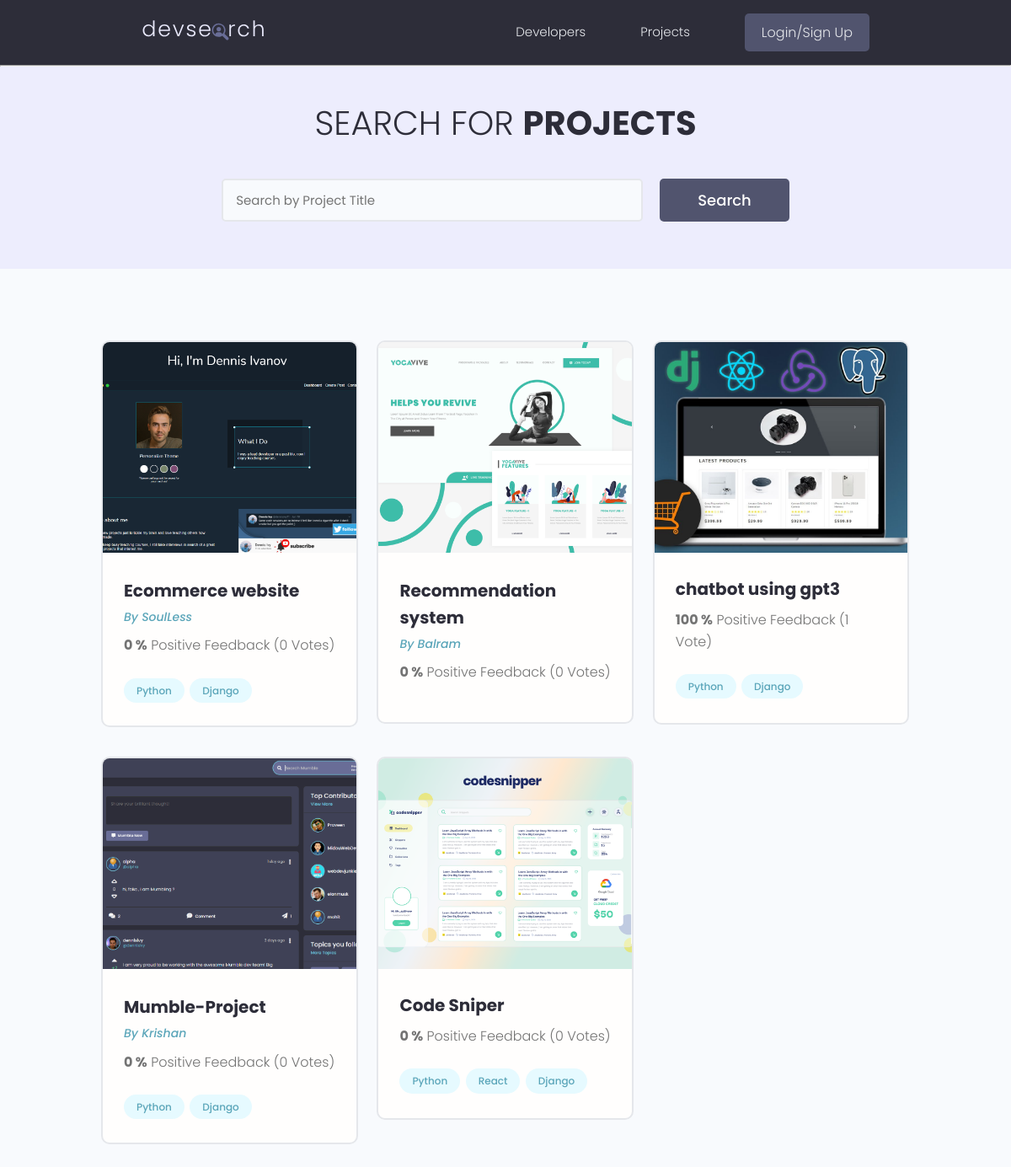
The app's page /projects/projects/ with its own data.
### projects/models.py (models this page shows, shortened)
class Project(models.Model):
    owner = models.ForeignKey(Profile, null = True, blank = True, on_delete=models.SET_NULL)
    Title = models.CharField(max_length = 200)
    Description = models.TextField(max_length = 2000, null = True, blank = True)
    demo_link = models.CharField(max_length = 2000, null = True, blank = True)
    source_link = models.CharField(max_length = 2000, null = True, blank = True)
    featured_images = models.ImageField(blank=True, null=True, default='default.jpg')
    tags = models.ManyToManyField("Tag")
    vote_ratio = models.IntegerField(default = 0, null = True, blank = True)
    vote_count = models.IntegerField(default = 0, blank = True, null = True)
    created = models.DateTimeField(auto_now_add  = True)
    id = models.UUIDField(default = uuid.uuid4, unique = True, editable = False,primary_key = True)
    def __str__(self):
       return self.Title
    class Meta:
        ordering = ['-created']

class Tag(models.Model):
    tag_name = models.TextField(max_length = 200)
    created = models.DateTimeField(auto_now_add  = True)
    id = models.UUIDField(default = uuid.uuid4, unique = True, editable = False,primary_key = True)
    def __str__(self):
        return self.tag_name

### users/models.py (models this page shows, shortened)
class Profile(models.Model):
    user = models.OneToOneField(User, null = True, blank = True, on_delete=models.CASCADE)
    name = models.CharField(max_length=200)
    username = models.CharField(max_length = 200, null = True, blank = True)
    location = models.CharField(max_length = 200, null = True, blank = True)
    short_intro = models.CharField(max_length = 500, null = True, blank = True)
    bio = models.TextField(null = True, blank = True)
    profile_image = models.ImageField(null = True, blank = True,
                                      default="profiles/user-default.png", upload_to="profiles/")
    github_link = models.CharField(max_length = 500, null = True, blank = True)
    linkedin_link = models.CharField(max_length = 500, null = True, blank = True)
    website_link = models.CharField(max_length = 500, null = True, blank = True)
    twitter_link = models.CharField(max_length = 500,null = True, blank = True)
    created = models.DateTimeField(auto_now_add  = True)
    id = models.UUIDField(default = uuid.uuid4, unique = True, editable = False, primary_key = True)
    class Meta:
        ordering = ['created']

### projects/views.py (the view)
# urls.py: path("projects/", views.getProjects),
def projects(request):
    Projects, search_query  = searchProjects(request)
    context = {
            "projects":Projects,
            "search_query":search_query
               }
    return render(request, "projects/projects.html", context = context)

### projects/utils.py (called while the page is built)
def searchProjects(request):
    search_query = ''
    if request.GET.get("search_query"):
        search_query = request.GET.get("search_query")
    tag = Tag.objects.filter(tag_name__icontains = search_query)
    Projects = Project.objects.distinct().filter(
        Q(Title__icontains=search_query) |
        Q(Description__icontains=search_query) |
        Q(owner__name__icontains=search_query) |
        Q(tags__in=tag)
    )
    print(Projects)
    return Projects, search_query

### projects/templates/projects/projects.html (shortened to what this page needs)
{% extends 'main.html' %}
{% block content %}
<main class="projects">
    <section class="hero-section text-center">
      <div class="container container--narrow">
        <div class="hero-section__box">
          <h2>Search for <span>Projects</span></h2>
        </div>
        <div class="hero-section__search">
          <form class="form" action="{% url 'projects' %}" method="get">
            <div class="form__field">
              <input class="input input--text" id="formInput#search" type="text" name="search_query"
                placeholder="Search by Project Title" value = "{{search_query}}" />
            </div>
            <input class="btn btn--sub btn--lg" type="submit" value="Search" />
          </form>
        </div>
      </div>
    </section>
    <section class="projectsList">
      <div class="container">
        <div class="grid grid--three">
        {% for project in projects %}
          <div class="column">
            <div class="card project">
              <a href="{% url 'project' project.id %}" class="project">
                <img class="project__thumbnail" src="{{project.featured_images.url}}" alt="project thumbnail" />
                <div class="card__body">
                  <h3 class="project__title">{{project.Title}}</h3>
                  {% if project.owner.name %}
                  <p><a class="project__author" href="{% url 'user_profile' project.owner.id %}">By {{project.owner.name}}</a></p>
                  {% endif %}
                  <p class="project--rating">
                    <span style="font-weight: bold;">{{project.vote_ratio}} %</span> Positive
                    Feedback ({{project.vote_count}} Vote{{project.vote_count|pluralize:"s"}})
                  </p>
                  <div class="project__tags">
                    {% for tag in project.tags.all %}
                    <span class="tag tag--pill tag--main">
                      <small>{{tag}}</small>
                    </span>
                    {% endfor %}
                  </div>
                </div>
              </a>
            </div>
          </div>
        {% endfor %}
        </div>
      </div>
    </section>
  </main>
{% endblock content %}

### templates/main.html (shortened to what this page needs)
<!DOCTYPE html>
{% load static %}
<html lang="en">
<head>
    <link rel="stylesheet" href="https://cdn.iconmonstr.com/1.3.0/css/iconmonstr-iconic-font.min.css" />
    <link rel="stylesheet" href="{% static 'uikit/styles/uikit.css' %}" />
    <link rel="stylesheet" href="{% static 'styles/app.css' %}" />
</head>
<body>
    {% include 'navbar.html' %}
    {% block content %}
    {% endblock content %}
</body>
</html>

### templates/navbar.html (shortened to what this page needs)
{% load static %}
  <header class="header">
    <div class="container container--narrow">
      <a href="{% url 'profiles' %}" class="header__logo">
        <img src="{% static 'images/logo.svg' %}" alt="DevSearch Logo" />
      </a>
      <nav class="header__nav">
        <ul class="header__menu">
          <li class="header__menuItem"><a href="{% url 'profiles' %}">Developers</a></li>
          <li class="header__menuItem"><a href="{% url 'projects' %}">Projects</a></li>
          {% if request.user.is_authenticated %}
          <li class="header__menuItem"><a href="">Inbox</a></li>
          <li class="header__menuItem"><a href="{% url 'account' %}">My Account</a></li>
          <li class="header__menuItem"><a href="{% url 'logout' %}" class="btn btn--sub">Logout</a></li>
          {% else %}
          <li class="header__menuItem"><a href="{% url 'login' %}" class="btn btn--sub">Login/Sign Up</a></li>
          {% endif %}
        </ul>
      </nav>
    </div>
  </header>
<hr>

### static/styles/app.css (style rules this page uses)
:root { --color-sub: #2d2d39; }
.btn--sub { background-color: var(--color-sub-light); }
.card { border: 2px solid var(--color-light); }
img { width: 100%; }
.header { position: sticky; z-index: 111; background-color: var(--color-sub); padding: 1.5rem 0; }
.header > .container { display: flex; justify-content: space-between; align-items: center; }
.header__logo > img { height: 3.8rem; }
.header__nav > ul { display: inline-flex; align-items: center; list-style: none; gap: 6.5rem; }
.header__menuItem > a { color: var(--color-light); font-weight: 300; }
.hero-section { height: 40vh; display: flex; align-items: center; background-color: var(--color-sub); }
.hero-section__box { margin-bottom: 4rem; }
.hero-section__box > h2, .hero-section__box > h2 > span { font-size: 4rem; color: var(--color-light); line-height: 1.3; text-transform: uppercase; }
.hero-section__box > h2 { font-weight: 300; }
.hero-section__box > h2 > span { font-weight: 700; }
.hero-section__search > .form { display: flex; align-items: center; justify-content: center; gap: 2rem; }
.hero-section__search > .form input.input--text { width: 50rem; }
.project__author { font-size: 1.4rem; font-style: italic; }
.project--rating { margin-bottom: 1.6em; margin-top: .5em; }
.projects > .hero-section { background: var(--color-sub-lighter); height: 30vh; }
.projects .hero-section__box { margin-bottom: 2.5rem; }
.projects .hero-section__box > h2 { color: var(--color-sub); }
.projects .hero-section__box > h2 > span { font-weight: 700; color: var(--color-sub); }
.projectsList { margin-top: 8rem; }
.project__thumbnail { height: 25rem; object-fit: cover; object-position: top center; }
.project__title { font-size: 2rem; font-weight: 700; color: var(--color-sub); }

### static/uikit/styles/modules/_variables.css (style rules this page uses)
:root { --color-main: #5aa5b9; --color-main-light: #e6faff; --color-sub: #3f4156; --color-sub-light: #51546e; --color-sub-lighter: #ededfd; --color-text: #737373; --color-gray: #8b8b8b; --color-light: #e5e7eb; --color-light-gray: #767676; --color-bg: #f8fafd; --color-white: #fffefd; --color-white-light: #f3f3f3; --color-success: #359e64; --color-success-bg: #def8e8; --color-error: #fc4b0b; --color-error-bg: #fff2ee; --font-base: 'Poppins', arial, helvetica, 'Segoe UI', roboto, ubuntu, sans-serif; --font-monospace: 'Fira Code', 'Courier New', courier, monospace; --font-regular: 300; --font-medium: 500; --font-bold: 700; --generic-shadow: 1px 1px 5px #00000010; --generic-transition: all 0.3s ease-in-out; }

### static/uikit/styles/modules/_base.css (style rules this page uses)
* { margin: 0; padding: 0; box-sizing: border-box; text-rendering: optimizeLegibility; color: inherit; font-size: inherit; }
html { font-size: 50%; }
@media only screen and (min-width: 480px) { html { font-size: 56.25%; } }
@media only screen and (min-width: 1200px) { html { font-size: 62.5%; } }
body { line-height: 1.6; font-weight: 400; font-size: 1.5rem; color: var(--color-text); background-color: var(--color-bg); min-height: 100vh; }

### static/uikit/styles/modules/_typography.css (style rules this page uses)
* { font-family: var(--font-base); }
h2 { font-size: 3.6rem; font-weight: var(--font-bold); }
h3 { font-size: 3.2rem; font-weight: var(--font-medium); }
p, span, strong { font-size: 1.6rem; color: var(--color-text); font-weight: var(--font-regular); }
a { padding-bottom: 2px; text-decoration: none; display: inline-block; color: var(--color-main); font-weight: var(--font-medium); }

### static/uikit/styles/modules/_utilities.css (style rules this page uses)
.container { width: 92%; max-width: 165rem; margin: 0 auto; box-sizing: border-box; }
.container--narrow { width: 92%; max-width: 120rem; }
@media screen and (min-width: 1000px) { .container { width: 90%; } }
@media screen and (min-width: 1000px) { .container--narrow { width: 85%; } }
@media screen and (min-width: 1200px) { .container { width: 80%; } }
@media screen and (min-width: 1200px) { .container--narrow { width: 72%; } }
.text-center { text-align: center; }

### static/uikit/styles/modules/_button.css (style rules this page uses)
.btn { display: inline-block; position: relative; cursor: pointer; background-color: var(--color-light); font-weight: var(--font-medium); color: var(--color-sub); text-decoration: none; padding: 1rem 2rem; border-radius: 0.5rem; border: none; width: -webkit-fit-content; width: -moz-fit-content; width: fit-content; height: -webkit-fit-content; height: -moz-fit-content; height: fit-content; font-size: 1.6rem; outline-width: 0; outline-color: transparent; -webkit-backface-visibility: hidden; backface-visibility: hidden; transition: all 0.3s ease-in-out; }
.btn--sub { background-color: var(--color-sub); color: var(--color-white); }
.btn--lg { font-size: 1.8rem; padding: 1.2rem 4.5rem; }

### records on screen
Project: featured_images (picture), Title "Ecommerce website", owner.name "SoulLess", vote_ratio "0", vote_count "0"
Tag: tag_name "Python"
Tag: tag_name "Django"
Project: featured_images (picture), Title "Recommendation system", owner.name "Balram", vote_ratio "0", vote_count "0"
Project: featured_images (picture), Title "chatbot using gpt3", vote_ratio "100", vote_count "1"
Project: featured_images (picture), Title "Mumble-Project", owner.name "Krishan", vote_ratio "0", vote_count "0"
Project: featured_images (picture), Title "Code Sniper", vote_ratio "0", vote_count "0"
Tag: tag_name "React"
